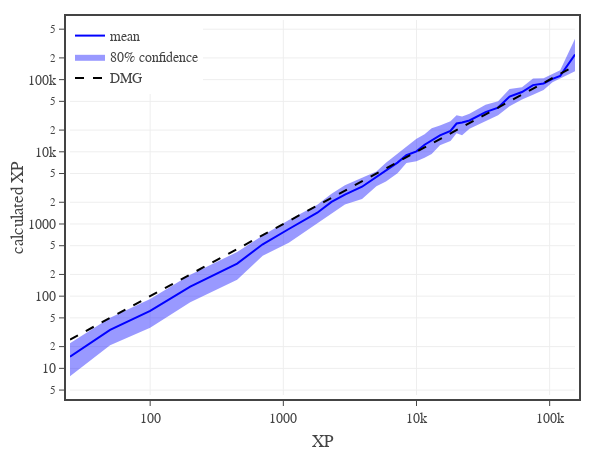

The notebook cell saved with this chart:
### Code cell
# Fig. 1: calculated XP vs target XP
xCol = 'XP'
yCol = 'eXP'

conf = 0.8
df1 = df0[df0['CR'].between(0,30)]
dfG = df1[[xCol,yCol]].groupby(xCol).mean().reset_index()
dfU = df1[[xCol,yCol]].groupby(xCol).quantile(0.5 + conf/2).reset_index()
dfL = df1[[xCol,yCol]].groupby(xCol).quantile(0.5 - conf/2).reset_index()

# create figure
fig = go.Figure(
    layout=go.Layout(
        template=tfb.FIG_TEMPLATE,
        margin=dict(l=70, r=25, b=55, t=20, pad=4),
        xaxis=dict(
            title_text='XP',
            type='log',
        ),
        yaxis=dict(
            title_text='calculated XP',
            type='log',
        ),
        legend=dict(
            xanchor='left', yanchor='top',
            x=0.00, y=1.00,
            orientation='v',
            tracegroupgap=0,
        )
    )
)

# plot monster confidence interval and average
fig.add_trace(go.Scatter(x=dfG[xCol], y=dfU[yCol], line_width=0, legendgroup='mean', showlegend=False, hoverinfo='skip'))
fig.add_trace(go.Scatter(x=dfG[xCol], y=dfL[yCol], line_width=0, name=f'{conf:.0%} confidence', legendgroup='mean', hoverinfo='skip', fill='tonexty', fillcolor='rgba(0, 0, 255, 0.4)'))
fig.add_trace(go.Scatter(
    x=dfG[xCol], y=dfG[yCol],
    mode='lines', 
    name='mean',
    legendgroup='mean', 
    line=dict(color='blue'),
    hovertemplate='<b>mean</b><br>' + 'XP %{x:,.0f}<br>' + 'Calc XP %{y:,.0f}<br>' + '<extra></extra>'
))

# plot reference line
fig.add_trace(go.Scatter(
    x=dfG[xCol], y=dfG[xCol],
    mode='lines', 
    name='DMG',
    line=dict(color='black', dash='dash'),
    hovertemplate='<b>DMG</b><br>' + 'XP %{x:,.0f}' + '<extra></extra>'
))

# show figure
fig.update_layout(width=600, height=450)
fig.show(config=tfb.FIG_CONFIG)

# save figures
if SAVEFIGS:
    fig.update_layout(autosize=True, width=None, height=None)
    tfb.save_fig_html(fig, format='large', name=f'./fig-calc-xp-vs-xp-log-log-large', selector={'name': 'none'})
    tfb.save_fig_html(fig, format='small', name=f'./fig-calc-xp-vs-xp-log-log-small', selector={'name': 'none'})

### Figure 1 — Plotly figure (JSON) as saved in the notebook; plotly's stock layout.template omitted (floating-point values rounded to 4 significant figures)
{"data": [{"hoverinfo": "skip", "legendgroup": "mean", "line": {"width": 0}, "showlegend": false, "type": "scatter", "x": [25, 50, 100, 200, 450, 700, 1100, 1800, 2300, 2900, 3900, 5000, 5900, 7200, 8400, 10000, 11500, 13000, 15000, 18000, 20000, 22000, 25000, 33000, 41000, 50000, 62000, 75000, 90000, 105000, 120000, 155000], "y": [22.24, 50.16, 91.21, 197.5, 410.5, 693.8, 1133.0, 1852.0, 2622.0, 3439.0, 4355.0, 5354.0, 7070.0, 9379.0, 11480.0, 15150.0, 17470.0, 21120.0, 23140.0, 26580.0, 32030.0, 30790.0, 33700.0, 45020.0, 50130.0, 74080.0, 78150.0, 104000.0, 104300.0, 120200.0, 135000.0, 368400.0]}, {"fill": "tonexty", "fillcolor": "rgba(0, 0, 255, 0.4)", "hoverinfo": "skip", "legendgroup": "mean", "line": {"width": 0}, "name": "80% confidence", "type": "scatter", "x": [25, 50, 100, 200, 450, 700, 1100, 1800, 2300, 2900, 3900, 5000, 5900, 7200, 8400, 10000, 11500, 13000, 15000, 18000, 20000, 22000, 25000, 33000, 41000, 50000, 62000, 75000, 90000, 105000, 120000, 155000], "y": [7.771, 20.86, 36.43, 82.1, 168.4, 362.7, 549.0, 1019.0, 1397.0, 1860.0, 2217.0, 3344.0, 3874.0, 5039.0, 6974.0, 7407.0, 8299.0, 9303.0, 12290.0, 14070.0, 18020.0, 16930.0, 20810.0, 26670.0, 32040.0, 42860.0, 53160.0, 61560.0, 71990.0, 91920.0, 102825, 130900.0]}, {"hovertemplate": "<b>mean</b><br>XP %{x:,.0f}<br>Calc XP %{y:,.0f}<br><extra></extra>", "legendgroup": "mean", "line": {"color": "blue"}, "mode": "lines", "name": "mean", "type": "scatter", "x": [25, 50, 100, 200, 450, 700, 1100, 1800, 2300, 2900, 3900, 5000, 5900, 7200, 8400, 10000, 11500, 13000, 15000, 18000, 20000, 22000, 25000, 33000, 41000, 50000, 62000, 75000, 90000, 105000, 120000, 155000], "y": [14.48, 34.19, 62.57, 135.9, 282.5, 523.0, 852.4, 1432.0, 2023.0, 2559.0, 3280.0, 4438.0, 5433.0, 7091.0, 8967.0, 10140.0, 12530.0, 14420.0, 16900.0, 19500.0, 24660.0, 25460.0, 27190.0, 35480.0, 40990.0, 58290.0, 67350.0, 83970.0, 88360.0, 102700.0, 112900.0, 222100.0]}, {"hovertemplate": "<b>DMG</b><br>XP %{x:,.0f}<extra></extra>", "line": {"color": "black", "dash": "dash"}, "mode": "lines", "name": "DMG", "type": "scatter", "x": [25, 50, 100, 200, 450, 700, 1100, 1800, 2300, 2900, 3900, 5000, 5900, 7200, 8400, 10000, 11500, 13000, 15000, 18000, 20000, 22000, 25000, 33000, 41000, 50000, 62000, 75000, 90000, 105000, 120000, 155000], "y": [25, 50, 100, 200, 450, 700, 1100, 1800, 2300, 2900, 3900, 5000, 5900, 7200, 8400, 10000, 11500, 13000, 15000, 18000, 20000, 22000, 25000, 33000, 41000, 50000, 62000, 75000, 90000, 105000, 120000, 155000]}], "layout": {"height": 450, "legend": {"orientation": "v", "tracegroupgap": 0, "x": 0, "xanchor": "left", "y": 1, "yanchor": "top"}, "margin": {"b": 55, "l": 70, "pad": 4, "r": 25, "t": 20}, "width": 600, "xaxis": {"title": {"text": "XP"}, "type": "log"}, "yaxis": {"title": {"text": "calculated XP"}, "type": "log"}}}
